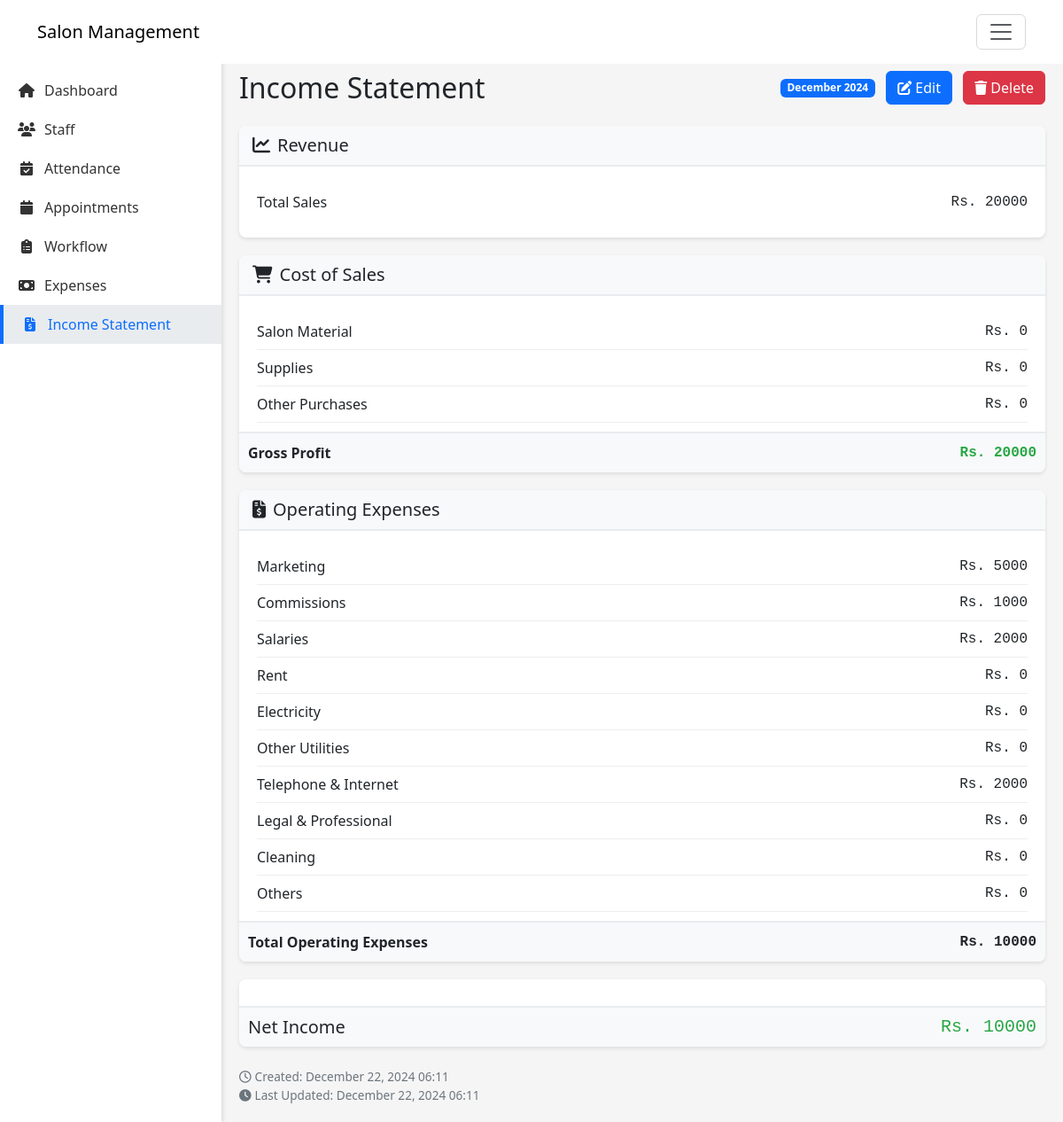
The app's page /income-statement/3/ (signed in) with its own data.
### core/models.py (models this page shows, shortened)
class IncomeStatement(models.Model):
    period = models.DateField(unique=True, default=timezone.now)  # This enforces one statement per month
    total_sales = models.IntegerField(default=0)
    saloon_material = models.IntegerField(default=0)
    supplies = models.IntegerField(default=0)
    other_purchases = models.IntegerField(default=0)
    gross_profit = models.IntegerField(default=0)
    marketing = models.IntegerField(default=0)
    comissions = models.IntegerField(default=0)
    salaries = models.IntegerField(default=0)
    rent = models.IntegerField(default=0)
    electricity = models.IntegerField(default=0)
    other_utilities = models.IntegerField(default=0)
    tele_internet = models.IntegerField(default=0)
    legal = models.IntegerField(default=0)
    cleaning = models.IntegerField(default=0)
    others = models.IntegerField(default=0)
    net_income = models.IntegerField(default=0)
    created_at = models.DateTimeField(auto_now_add=True)
    updated_at = models.DateTimeField(auto_now=True)
    class Meta:
        ordering = ['-period']
    @property
    def get_total_expenses(self):
        return (
            self.saloon_material + self.supplies + self.other_purchases +
            self.marketing + self.comissions + self.salaries + self.rent +
            self.electricity + self.other_utilities + self.tele_internet +
            self.legal + self.cleaning + self.others
        )

### core/views.py (the view)
# urls.py: path('income-statement/<int:pk>/', views.income_statement_detail, name='income_statement_detail'),
@admin_only
def income_statement_detail(request, pk):
    statement = get_object_or_404(IncomeStatement, pk=pk)
    context = {
        "statement": statement
    }
    return render(request, 'income_statement_detail.html', context)

### templates/income_statement_detail.html (shortened to what this page needs)
<!DOCTYPE html>
<html lang="en">
<head>
    <link href="https://cdn.jsdelivr.net/npm/bootstrap@5.3.2/dist/css/bootstrap.min.css" rel="stylesheet">
    <link rel="stylesheet" href="https://cdnjs.cloudflare.com/ajax/libs/font-awesome/6.4.2/css/all.min.css">
</head>
<body>
    <nav class="navbar navbar-light bg-light p-3">
        <div class="container">
            <a class="navbar-brand" href="#">Salon Management</a>
            <button class="navbar-toggler" type="button" data-bs-toggle="collapse" data-bs-target="#sidebarMenu">
                <span class="navbar-toggler-icon"></span>
            </button>
        </div>
    </nav>
    <div class="sidebar collapse d-md-block" id="sidebarMenu">
        <ul class="nav flex-column">
            <li class="nav-item">
                <a class="nav-link" href="/">
                    <i class="fa-solid fa-house"></i>Dashboard
                </a>
            </li>
            <li class="nav-item">
                <a class="nav-link" href="/staff">
                    <i class="fa-solid fa-users"></i>Staff
                </a>
            </li>
            <li class="nav-item">
                <a class="nav-link" href="/attendance">
                    <i class="fa-solid fa-calendar-check"></i>Attendance
                </a>
            </li>
            <li class="nav-item">
                <a class="nav-link" href="/appointments">
                    <i class="fa-solid fa-calendar"></i>Appointments
                </a>
            </li>
            <li class="nav-item">
                <a class="nav-link" href="/workflow">
                    <i class="fa-solid fa-clipboard-list"></i>Workflow
                </a>
            </li>
            <li class="nav-item">
                <a class="nav-link" href="/expenses">
                    <i class="fa-solid fa-money-bill"></i>Expenses
                </a>
            </li>
            <li class="nav-item">
                <a class="nav-link active" href="/income-statement">
                    <i class="fa-solid fa-file-invoice-dollar"></i>Income Statement
                </a>
            </li>
        </ul>
    </div>
    <div class="main-content">
        <div class="d-flex justify-content-between align-items-center mb-4">
            <h2 class="mb-0">Income Statement</h2>
            <div>
                <span class="badge bg-primary">{{ statement.period|date:"F Y" }}</span>
                <button type="button" class="btn btn-primary ms-2" data-bs-toggle="modal" data-bs-target="#editStatementModal">
                    <i class="fas fa-edit"></i> Edit
                </button>
                <form action="{% url 'core:delete_statement' statement.pk %}" method="POST" class="d-inline">
                    <button type="submit" class="btn btn-danger ms-2" onclick="return confirm('Are you sure you want to delete this income statement?')">
                        <i class="fas fa-trash"></i> Delete
                    </button>
                </form>
            </div>
        </div>
        <div class="statement-section">
            <div class="section-header">
                <h5 class="mb-0"><i class="fas fa-chart-line me-2"></i>Revenue</h5>
            </div>
            <div class="amount-row">
                <span>Total Sales</span>
                <span class="amount">Rs. {{ statement.total_sales }}</span>
            </div>
        </div>
        <div class="statement-section">
            <div class="section-header">
                <h5 class="mb-0"><i class="fas fa-shopping-cart me-2"></i>Cost of Sales</h5>
            </div>
            <div class="amount-row">
                <span>Salon Material</span>
                <span class="amount">Rs. {{ statement.saloon_material }}</span>
            </div>
            <div class="amount-row">
                <span>Supplies</span>
                <span class="amount">Rs. {{ statement.supplies }}</span>
            </div>
            <div class="amount-row">
                <span>Other Purchases</span>
                <span class="amount">Rs. {{ statement.other_purchases }}</span>
            </div>
            <div class="total-row d-flex justify-content-between">
                <span>Gross Profit</span>
                <span class="amount {% if statement.gross_profit >= 0 %}positive{% else %}negative{% endif %}">
                    Rs. {{ statement.gross_profit }}
                </span>
            </div>
        </div>
        <div class="statement-section">
            <div class="section-header">
                <h5 class="mb-0"><i class="fas fa-file-invoice-dollar me-2"></i>Operating Expenses</h5>
            </div>
            <div class="amount-row">
                <span>Marketing</span>
                <span class="amount">Rs. {{ statement.marketing }}</span>
            </div>
            <div class="amount-row">
                <span>Commissions</span>
                <span class="amount">Rs. {{ statement.comissions }}</span>
            </div>
            <div class="amount-row">
                <span>Salaries</span>
                <span class="amount">Rs. {{ statement.salaries }}</span>
            </div>
            <div class="amount-row">
                <span>Rent</span>
                <span class="amount">Rs. {{ statement.rent }}</span>
            </div>
            <div class="amount-row">
                <span>Electricity</span>
                <span class="amount">Rs. {{ statement.electricity }}</span>
            </div>
            <div class="amount-row">
                <span>Other Utilities</span>
                <span class="amount">Rs. {{ statement.other_utilities }}</span>
            </div>
            <div class="amount-row">
                <span>Telephone & Internet</span>
                <span class="amount">Rs. {{ statement.tele_internet }}</span>
            </div>
            <div class="amount-row">
                <span>Legal & Professional</span>
                <span class="amount">Rs. {{ statement.legal }}</span>
            </div>
            <div class="amount-row">
                <span>Cleaning</span>
                <span class="amount">Rs. {{ statement.cleaning }}</span>
            </div>
            <div class="amount-row">
                <span>Others</span>
                <span class="amount">Rs. {{ statement.others }}</span>
            </div>
            <div class="total-row d-flex justify-content-between">
                <span>Total Operating Expenses</span>
                <span class="amount">Rs. {{ statement.get_total_expenses }}</span>
            </div>
        </div>
        <div class="statement-section">
            <div class="total-row d-flex justify-content-between">
                <h5 class="mb-0">Net Income</h5>
                <span class="amount h5 mb-0 {% if statement.net_income >= 0 %}positive{% else %}negative{% endif %}">
                    Rs. {{ statement.net_income }}
                </span>
            </div>
        </div>
        <div class="mt-4 timestamp">
            <div><i class="far fa-clock me-1"></i>Created: {{ statement.created_at|date:"F d, Y H:i" }}</div>
            {% if statement.updated_at %}
            <div><i class="fas fa-clock me-1"></i>Last Updated: {{ statement.updated_at|date:"F d, Y H:i" }}</div>
            {% endif %}
        </div>
    </div>
</body>
</html>

### templates/income_statement_detail.html (style rules this page uses)
body { background-color: #f5f5f5; }
.navbar { position: fixed; top: 0; width: 100%; z-index: 1000; background-color: white !important; }
.sidebar { position: fixed; top: 60px; left: 0; bottom: 0; width: 250px; background-color: white; padding-top: 20px; overflow-y: auto; z-index: 100; box-shadow: 2px 0 5px rgba(0,0,0,0.1); }
.main-content { margin-left: 250px; margin-top: 60px; padding: 20px; background-color: #f5f5f5; }
.nav-link { color: #333; padding: 10px 20px; transition: all 0.3s; }
.nav-link.active { color: #0d6efd; background-color: #e9ecef; border-left: 4px solid #0d6efd; }
.statement-section { background: #fff; border-radius: 8px; padding: 20px; margin-bottom: 20px; box-shadow: 0 2px 4px rgba(0,0,0,0.1); }
.section-header { background: #f8f9fa; padding: 10px 15px; margin: -20px -20px 20px -20px; border-radius: 8px 8px 0 0; border-bottom: 2px solid #e9ecef; }
.amount-row { display: flex; justify-content: space-between; padding: 8px 0; border-bottom: 1px solid #eee; }
.amount-row:last-child { border-bottom: none; }
.total-row { font-weight: bold; background: #f8f9fa; padding: 10px; margin: 10px -20px -20px -20px; border-radius: 0 0 8px 8px; border-top: 2px solid #e9ecef; }
.amount { font-family: monospace; }
.positive { color: #28a745; }
.timestamp { font-size: 0.85rem; color: #6c757d; }
.nav-item i { width: 20px; text-align: center; margin-right: 10px; }

### records on screen
IncomeStatement: period "December 2024", total_sales "20000", saloon_material "0", supplies "0", other_purchases "0", gross_profit "20000", marketing "5000", comissions "1000", salaries "2000", rent "0", electricity "0", other_utilities "0", tele_internet "2000", legal "0", cleaning "0", others "0", get_total_expenses "10000", net_income "10000", created_at "December 22, 2024 06:11", updated_at "December 22, 2024 06:11"
